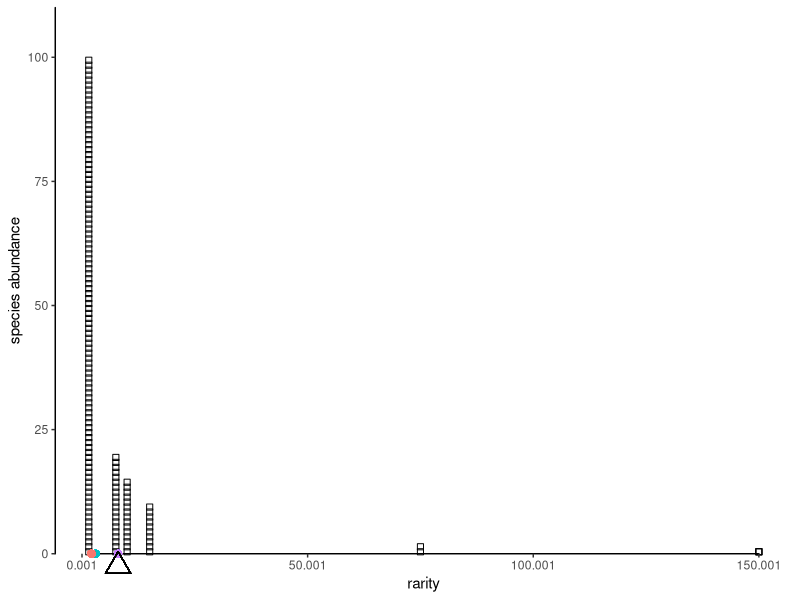
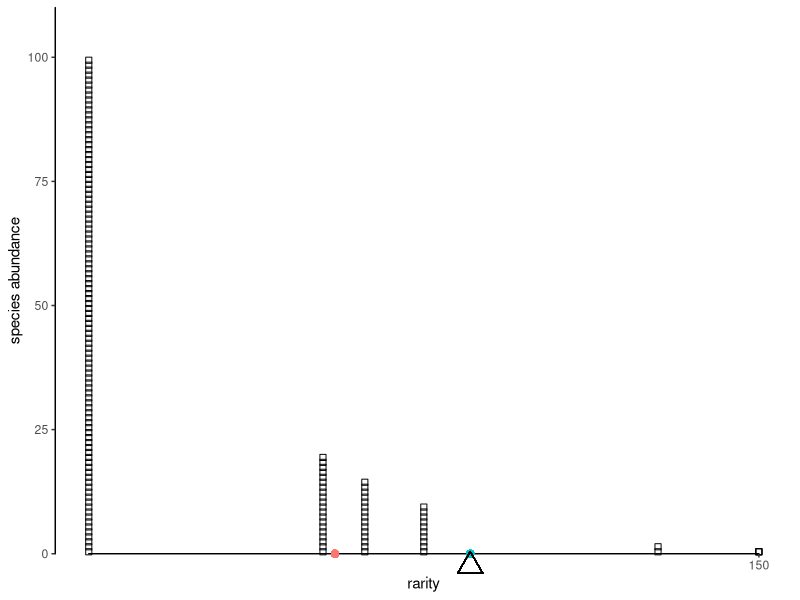
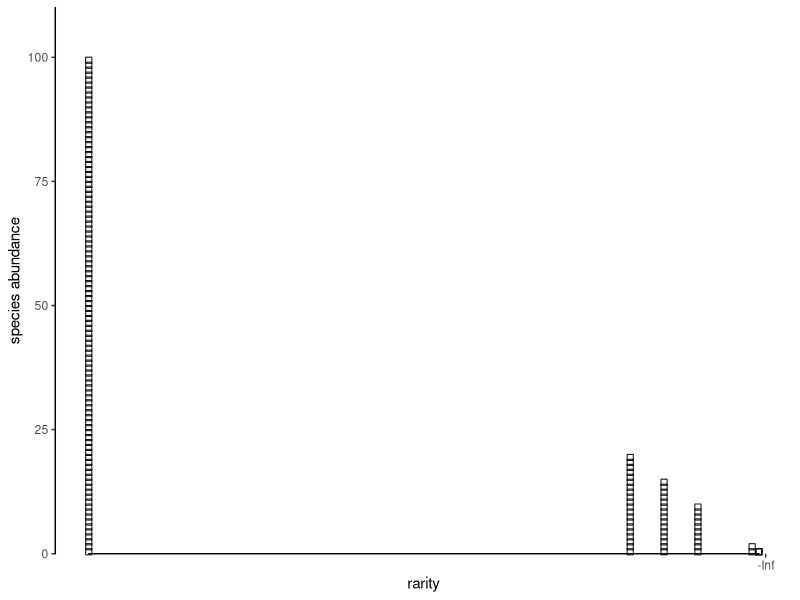

These charts were generated, in order, by the following R code:
library(tidyverse)
library(ggthemes)
library(grid)

theme_set(theme_tufte(base_family = "sans"))
library(scales) # trans_new() is in the scales library

epsPretty <- 1e-4
offStart <- 1e-3

pfun=function(x, pow, offset=offStart){
	if (pow==0) return(log(x))
	r <- sign(pow)*(x+offset)^pow
	cat("pfun", x, "pow", pow, "v", r, "\n")
	return(r)
}

ipfun=function(x, pow, offset=offStart){
	if (pow==0) return(exp(x))
	r <- sign(pow)*(x)^(1/pow)
	cat("ipfun", x, "pow", pow, "v", r, "\n")
	return(r)
}

#add a diversity function to make graphs more complicated
dfun<-function(ab, l){ipfun(sum(ab*pfun(sum(ab)/ab, l))/sum(ab),l)}

## This is weird craftiness to make functions above work with coord_trans

prettify <- function(breaks){
    # round numbers, more aggressively the larger they are
    digits <- -floor(log10(abs(breaks))) + 1
    digits[breaks == 0] <- 0
    return(round(breaks, digits = digits))
}

power_trans = function(pow) trans_new(name="power"
    , transform = function(x) pfun(x, pow)
	, inverse = function(x) ipfun(x, pow)
	, breaks = function(x) prettify(
		trans_breaks(
			function(x) pfun(x, pow), function(x) ipfun(x, pow), n =5
		)
		(c(epsPretty,x)*1.1)
	)
    , domain = c(1, 10000)
)

#add some stupid columns and rows to df to make easier to graph
fancy_rep<-function(df){k<-data.frame(df[rep(1:nrow(df), df$abundance),])
    k %>% group_by(abundance) %>% mutate(gr=1:abundance)}

#Function to plot everything, with some complicated parts inside
rarity_plot <- function(abundance, p){
	rf <- tibble(names = as.factor(1:length(abundance))
		, abundance
		, rarity = sum(abundance)/abundance
	)
	div <- summarise(rf, div=ipfun(
		sum(abundance*pfun(rarity, p))/sum(abundance)
		, p
	)) %>% pull(div)
	
	rf2<-fancy_rep(rf) 
	
	rp <- (ggplot(rf2, aes(x=rarity))
	      
	       +geom_point(aes(y=gr-0.6), size=2, shape=22)
	       #line segment instead of stacked boxes
	    # + geom_segment(aes(x=rarity, xend=rarity, y=abundance, yend=0), size=1.6)

	    #This deals with clipping, but messes up axis ticks transformation
	   ## + coord_trans(x=power_trans(pow=p),clip="off")
	   + coord_cartesian(clip="off")
		#works with ticks but not fulcrum
	    + scale_x_continuous(trans=power_trans(pow=p))

	    # fix x-axis at y=0
		+ scale_y_continuous(expand=c(0,0))
		
		#this is what makes the axis lines... it is just a line segment from min to max of the provided data. breaks work with scale_x_continuous/ scale_y_continuous, which can use the whole trans argument. coord_trans doesn't play nice with that
		+ geom_rangeframe(aes(rarity, abundance)
		                  , data=data.frame(rarity=c(min(rf$rarity), max(rf$rarity)), abundance=c(0,max(rf$abundance)*1.1))
		                  , inherit.aes = F)
	
		+ theme(legend.position="none")
		+ labs(y="species abundance")
		
		#add colored marks for each mean
		+ geom_point(x=dfun(ab,1), y=0, color="#C77CFF", size=2)
		+ geom_point(x=dfun(ab,0), y=0, color="#00BFC4", size=2)
		+ geom_point(x=dfun(ab,-1), y=0, color="#F8766D", size=2)
		
    	#This is the fulcrum
		+ geom_point(x=div, y=-0.025*max(ab), size=6, shape=2)
	)
	return(rp)
}

#provide abundance vectors
# ab <- c(20,30,50)
ab<-c(100, 20, 15, 10, 2, 1, 1,1)
# ab<-c(50,20,30,5,3,2)


# quartz()
# pdf(file="rarity_seesaws_1.pdf")
rarity_plot(ab,1)
rarity_plot(ab,0)
rarity_plot(ab,-1)
dev.off()
